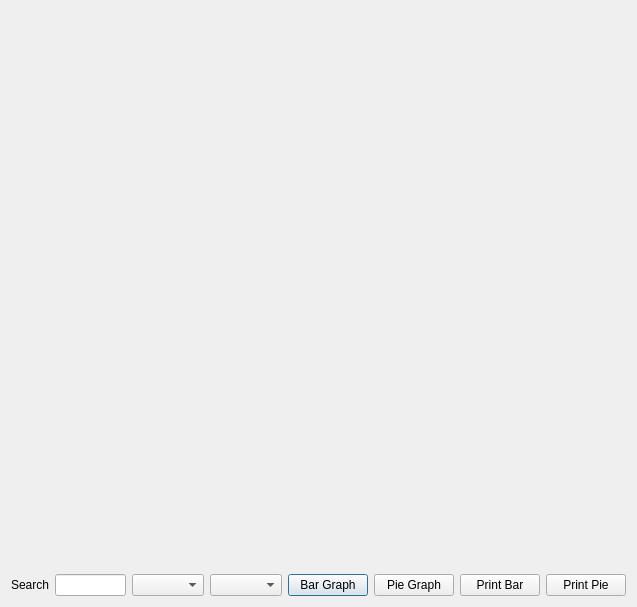
<?xml version="1.0" encoding="UTF-8"?>
<ui version="4.0">
 <class>GrantsFundingGraphDash</class>
 <widget class="QDialog" name="GrantsFundingGraphDash">
  <property name="geometry">
   <rect>
    <x>0</x>
    <y>0</y>
    <width>637</width>
    <height>607</height>
   </rect>
  </property>
  <property name="windowTitle">
   <string>Dialog</string>
  </property>
  <layout class="QVBoxLayout" name="verticalLayout">
   <item>
    <widget class="QCustomPlot" name="bar_graphGrants" native="true">
     <property name="minimumSize">
      <size>
       <width>500</width>
       <height>500</height>
      </size>
     </property>
     <property name="maximumSize">
      <size>
       <width>3000</width>
       <height>3000</height>
      </size>
     </property>
     <property name="font">
      <font>
       <pointsize>9</pointsize>
      </font>
     </property>
    </widget>
   </item>
   <item>
    <layout class="QHBoxLayout" name="horizontalLayout">
     <property name="sizeConstraint">
      <enum>QLayout::SetMaximumSize</enum>
     </property>
     <item>
      <widget class="QLabel" name="label">
       <property name="text">
        <string>Search</string>
       </property>
      </widget>
     </item>
     <item>
      <widget class="QLineEdit" name="searchInGrants"/>
     </item>
     <item>
      <widget class="QComboBox" name="fromCBGrants"/>
     </item>
     <item>
      <widget class="QComboBox" name="toCBGrants"/>
     </item>
     <item>
      <widget class="QPushButton" name="graphBtn">
       <property name="text">
        <string>Bar Graph</string>
       </property>
      </widget>
     </item>
     <item>
      <widget class="QPushButton" name="pieBtn">
       <property name="text">
        <string>Pie Graph</string>
       </property>
      </widget>
     </item>
     <item>
      <widget class="QPushButton" name="pushButton">
       <property name="text">
        <string>Print Bar</string>
       </property>
      </widget>
     </item>
     <item>
      <widget class="QPushButton" name="pushButton_2">
       <property name="text">
        <string>Print Pie</string>
       </property>
      </widget>
     </item>
    </layout>
   </item>
  </layout>
 </widget>
 <customwidgets>
  <customwidget>
   <class>QCustomPlot</class>
   <extends>QWidget</extends>
   <header>qcustomplot.h</header>
   <container>1</container>
  </customwidget>
 </customwidgets>
 <resources/>
 <connections/>
</ui>
